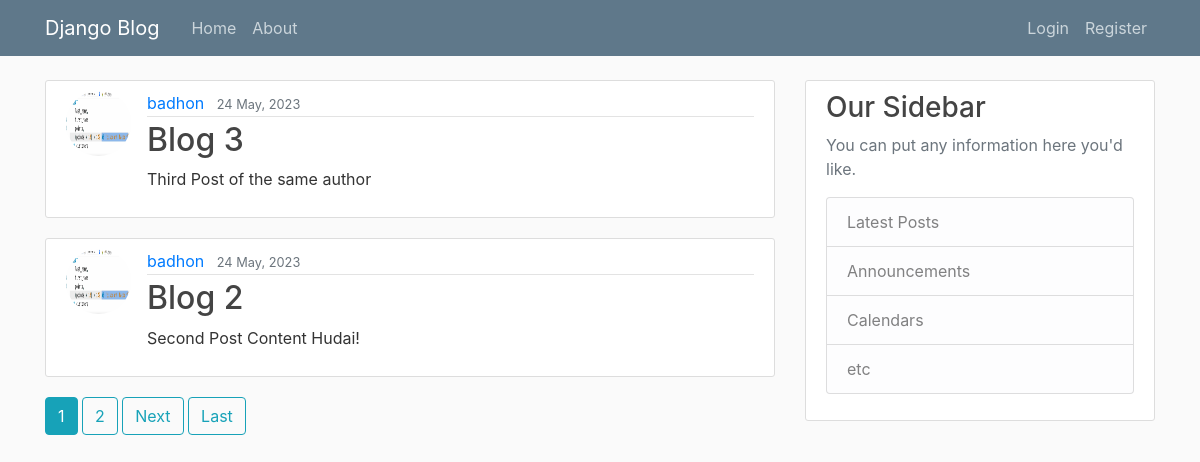
The app's page /, older data.
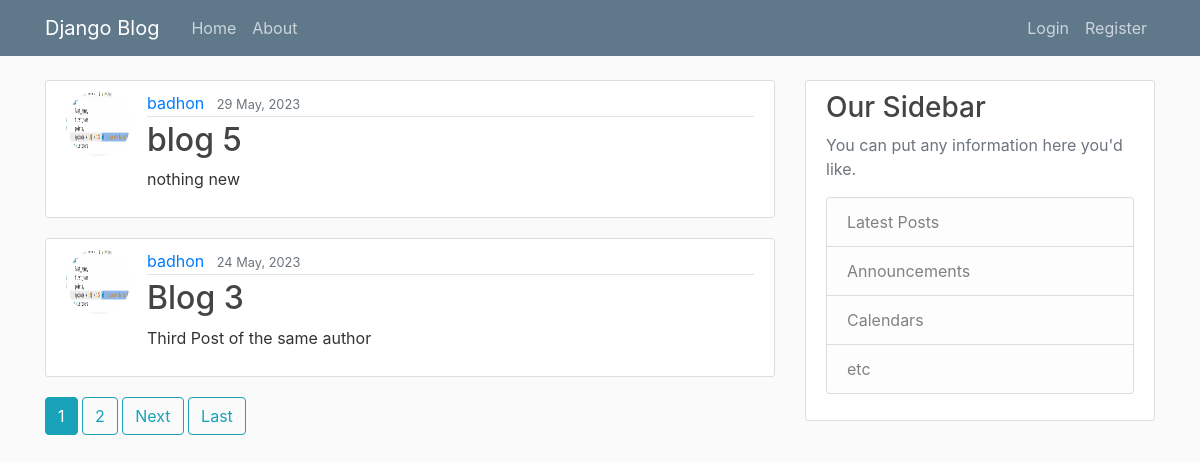
The same page, newer data.
### blog/models.py (models this page shows, shortened)
class Post(models.Model):
    title = models.CharField(max_length=100)
    content = models.TextField()
    date_posted = models.DateTimeField(default=timezone.now)
    author = models.ForeignKey(User, on_delete= models.CASCADE)

### users/models.py (models this page shows)
class Profile(models.Model):
    user = models.OneToOneField(User, on_delete=models.CASCADE)
    image = models.ImageField(default='default.jpg', upload_to = 'profile_pics')

### blog/views.py (the view)
# urls.py: path('', views.PostListView.as_view(), name = 'blog-home'),
class PostListView(ListView):
    model = Post
    template_name = 'blog/home.html'
    context_object_name = 'posts'
    ordering = ['-date_posted'] #we have put a minus before it because it will sort the post based on new to old time.
    paginate_by = 2

### blog/templates/blog/home.html (shortened to what this page needs)
{% extends 'blog/base.html'%}
{% block content %}
    {% for post in posts %}
        <article class="media content-section">
          <img class="rounded-circle article-img" src="{{ post.author.profile.image.url }}">
            <div class="media-body">
              <div class="article-metadata">
                <a class="mr-2" href="#">{{ post.author }}</a>
                <small class="text-muted">{{ post.date_posted|date:'d F, Y'}}</small>
              </div>
              <h2><a class="article-title" href=" {% url 'post-detail' post.id %}">{{ post.title }}</a></h2>
              <p class="article-content">{{ post.content }}</p>
            </div>
          </article>
    {% endfor %}
    {% if is_paginated %}
      {% for num in page_obj.paginator.page_range %}
          {% if page_obj.number == num %}
            <a class = 'btn btn-info mb-4' href="?page={{ num }}">{{ num }}</a>
          {% elif num > page_obj.number|add:'-3' and num < page_obj.number|add:'3'%}
            <a class = 'btn btn-outline-info mb-4' href="?page={{num}}"> {{ num}}</a>
          {% endif %}
      {% endfor %}
      {% if page_obj.has_next %}
          <a class="btn btn-outline-info mb-4" href="?page = {{ page_obj.next_page_number}}">Next</a>
          <a class="btn btn-outline-info mb-4" href="?page = {{ page_obj.paginator.num_pages}}">Last</a>
    {% endif %}
  {% endif %}
{% endblock content %}

### blog/templates/blog/base.html (shortened to what this page needs)
{% load static %}
<!DOCTYPE html>
<html lang="en">
<head>
    <link rel="stylesheet" href="https://cdn.jsdelivr.net/npm/bootstrap@4.4.1/dist/css/bootstrap.min.css">
    <link rel="stylesheet" href="{% static 'blog/main.css' %}">
</head>
<body>
    <header class="site-header">
        <nav class="navbar navbar-expand-md navbar-dark bg-steel fixed-top">
          <div class="container">
            <a class="navbar-brand mr-4" href="{% url 'blog-home' %}">Django Blog</a>
            <div class="collapse navbar-collapse" id="navbarToggle">
              <div class="navbar-nav mr-auto">
                <a class="nav-item nav-link" href="{% url 'blog-home' %}">Home</a>
                <a class="nav-item nav-link" href="{% url 'blog-about' %}">About</a>
              </div>
              <div class="navbar-nav">
                {% if user.is_authenticated %}
                  <a class="nav-item nav-link" href="{% url 'post-create' %}">New Post</a>
                  <a class="nav-item nav-link" href="{% url 'profile' %}">Profile</a>
                  <a class="nav-item nav-link" href="{% url 'logout' %}">Logout</a>
                {% else %}
                  <a class="nav-item nav-link" href="{% url 'login' %}">Login</a>
                  <a class="nav-item nav-link" href="{% url 'register' %}">Register</a>
                {% endif %}
              </div>
            </div>
          </div>
        </nav>
      </header>
  <main role="main" class="container">
  <div class="row">
    <div class="col-md-8">
      {% block content %}{% endblock %}
    </div>
    <div class="col-md-4">
      <div class="content-section">
        <h3>Our Sidebar</h3>
        <p class='text-muted'>You can put any information here you'd like.
          <ul class="list-group">
            <li class="list-group-item list-group-item-light">Latest Posts</li>
            <li class="list-group-item list-group-item-light">Announcements</li>
            <li class="list-group-item list-group-item-light">Calendars</li>
            <li class="list-group-item list-group-item-light">etc</li>
          </ul>
        </p>
      </div>
    </div>
  </div>
</main>
</body>
</html>

### blog/static/blog/main.css (style rules this page uses)
body { background: #fafafa; color: #333333; margin-top: 5rem; }
h1, h2, h3, h4, h5, h6 { color: #444444; }
ul { margin: 0; }
.bg-steel { background-color: #5f788a; }
.site-header .navbar-nav .nav-link { color: #cbd5db; }
.content-section { background: #ffffff; padding: 10px 20px; border: 1px solid #dddddd; border-radius: 3px; margin-bottom: 20px; }
.article-title { color: #444444; }
.article-content { white-space: pre-line; }
.article-img { height: 65px; width: 65px; margin-right: 16px; }
.article-metadata { padding-bottom: 1px; margin-bottom: 4px; border-bottom: 1px solid #e3e3e3 }

Row changes from the older to the newer data that the page shows:
no longer on this page (row unchanged): Post: author.profile.image (picture), author "badhon", date_posted "24 May, 2023", title "Blog 2", content "Second Post Content Hudai!"
added Post: author.profile.image (picture), author "badhon", date_posted "29 May, 2023", title "blog 5", content "nothing new"
